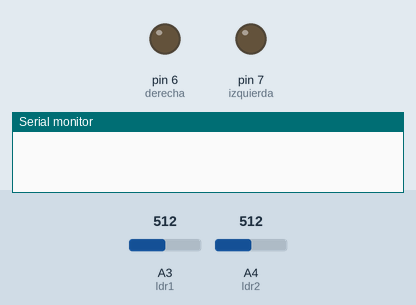
Recording of a sketch running on a simulated Arduino Uno, built with avr-gcc and run on an emulated ATmega328P. Shown: output pins drawn as LEDs (lit = HIGH), the last lines printed to the serial monitor. The test bench sets the inputs (shaded band); at power-on: A3 (ldr1) = 512, A4 (ldr2) = 512.

Above: at 1.2 s.
1.3 s: A3 (ldr1) set to 559
At 2.5 s:
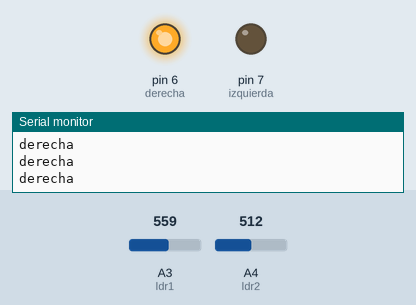
2.9 s: A4 (ldr2) set to 531
4.4 s: A4 (ldr2) set to 552
At 5.2 s:
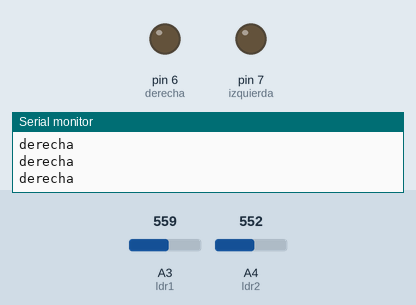
6.0 s: A3 (ldr1) set to 511
At 6.5 s:
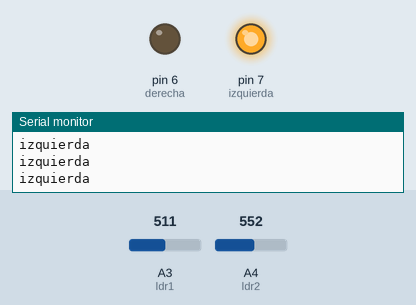
7.6 s: A3 (ldr1) set to 716
At 8.9 s:
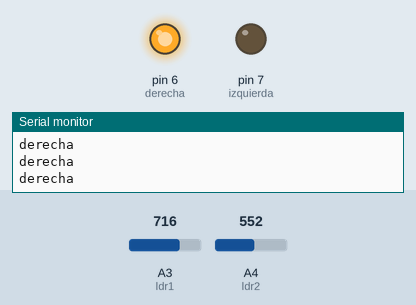
9.2 s: A3 (ldr1) set to 590
10.7 s: A3 (ldr1) set to 562
At 11.8 s:
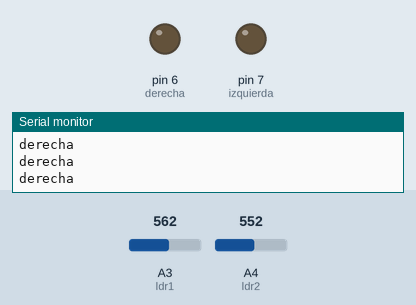
Timing chart, 0 to 13.3 s (numbered marks = the images above; inputs shaded):
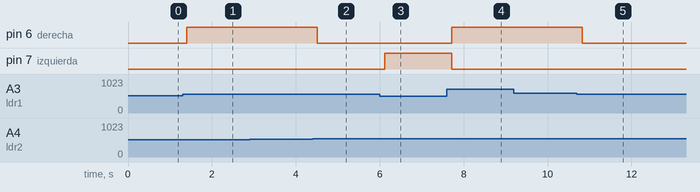

The sketch:

arduino.88deteccionmano.ino
```cpp
int izquierda = 7; //led indicador izquierda
int derecha = 6; //led indicador derecha
int ldr1 = 3;  //sensor ldr1
int ldr2 = 4;  //sensor ldr2
int condicion = 0; //variable condicion control de flujo

void setup() { //funcion setup solo corre una vez
  Serial.begin(9600); //perto serial a 9600
  pinMode(izquierda, OUTPUT); //izquierda es salida
  pinMode(derecha, OUTPUT); //derecha es salida

}

void loop() {  //bucle loop se repite siempre

  int a = analogRead(ldr1); //a es valor de ldr1
  int b = analogRead(ldr2); //b es valor de ldr2

  if (condicion == 0) { //condicion por defecto
    digitalWrite(izquierda, LOW); //todo apagado
    digitalWrite(derecha, LOW);

  }

  if (condicion == 1) { //si condicion es 1
    digitalWrite(izquierda, LOW);//encender led 6
    digitalWrite(derecha, HIGH);
    Serial.println("derecha");

  }

  if (condicion == 2) { //si condicion es 2
    digitalWrite(izquierda, HIGH);
    digitalWrite(derecha, LOW);//encender led 7
    Serial.println("izquierda");

  }

  if ((a - b) > 30) {//si la resta de sensores<30
    condicion = 1;
  }

  if ((a - b) < -30) {//si la resta de sensores<30
    condicion = 2;
  }

  if (abs(a - b) < 20 ) {//si absoluto de la resta<30 apagar todo
    condicion = 0;       //verificar mediante pruebas
  }
  delay(100);
}
```

Measured:
- the behaviour switches between 542 and 543 on A3 (ldr1) (found by bisection; images 0 and 1)
- the behaviour switches between 539 and 540 on A4 (ldr2) (found by bisection; images 1 and 2)
- the behaviour switches between 572 and 571 on A3 (ldr1) (found by bisection; images 4 and 5)
- after the input at 1.3 s, pin 6 (derecha): LOW → HIGH after 0.10 s
- after the input at 4.4 s, pin 6 (derecha): HIGH → LOW after 0.11 s
- after the input at 6.0 s, pin 7 (izquierda): LOW → HIGH after 0.12 s
- after the input at 7.6 s, pin 6 (derecha): LOW → HIGH after 0.12 s; pin 7 (izquierda): HIGH → LOW after 0.12 s
- after the input at 10.7 s, pin 6 (derecha): HIGH → LOW after 0.13 s
